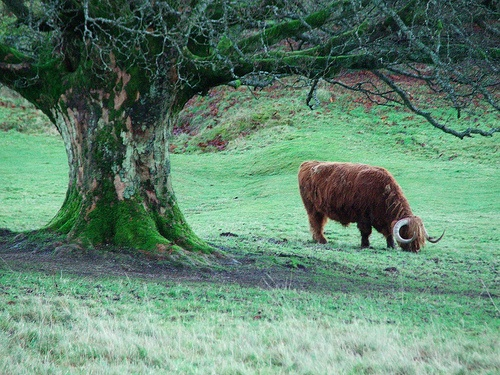
%> input picture annotator/code/grabcut-calvin/000013.jpg, 500 x 375 px
$ octave grabcut_demo.m   (GNU Octave 9; MATLAB toolbox functions it lacks are replaced by stand-ins)
%> lines starting %> are read from the running program, lines starting %| are printed output that depends on the picture; in (x1, y1, x2, y2) boxes, pixels count from 0 and x2, y2 are one past the last pixel; in counts of white or black regions, pixels touching at a corner belong together; the program's own positions count from 1
%> further down, image is the input picture: size 375x500x3 uint8; mean R, G, B 97.4, 133.3, 111.4
### annotator/code/grabcut-calvin/segment/maskFromWindows.m
function mask = maskFromWindows(h,w,win)
%> called with h = 375, w = 500, win = [293 156 451 260]
if size(win,1)==0,
    mask = true(h,w);
else
    mask = false(h,w);
    win = round(win);
    for b=1:size(win,1),
        mask(win(b,2):win(b,4),win(b,1):win(b,3)) = true;
    end
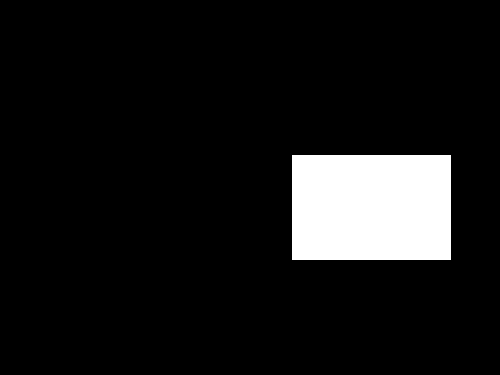
%> mask: size 375x500 logical; 8.9% white; 1 white region, box (x1, y1, x2, y2) and area: (292, 155, 451, 260) 16695
end

### annotator/code/grabcut-calvin/segment/getImage.m
function [img,h,w] = getImage(img)

img = im2double(img);
assert(ndims(img)==3);

h = size(img,1);
%> h = 375
w = size(img,2);
%> w = 500
assert(size(img,3)==3);

### annotator/code/grabcut-calvin/segment_from_hardmask.m
function seg = segment_from_hardmask(image,initMask,constrainToInit,maxIterations)
% Segments the image using a mask to initialize and contrain the segmentation.
%
% arguments:
%   image = rgb uint8 image
%   mask = binary image (same size as image)
%   constrainToInit = true/false
%   maxIterations = maximum number of iterations for GrabCut
%
% returns:
%   seg = segmentation as logical image

% settings
doMorph = false; % apply morphological operations at the end (as in original GrabCut)
doVisualize = false; % show plots with intermediate results

% output
segs = cell(1,maxIterations+1);
flows = zeros(1,maxIterations+1);
energies = zeros(1,maxIterations+1);
converged = false;

% initialization
[img,h,w] = getImage(image);
%> h = 375; w = 500
[P,Pk] = getPairwise(img);
initseg = initMask; % use grabcut and initialize with full box.
[fgm,bgm] = initializeModel(img,initseg);
U_mask = ones(h*w,2);
if constrainToInit,
    U_mask(~initMask,1) = exp(-Pk);
end
U_mask = reshape(U_mask,h,w,2);

for i = 1:maxIterations

%	pg_message('iteration %d/%d',i,maxIterations);

	[fgk,bgk] = assignComponents(img,fgm,bgm);
	U_app = getUnary_app(img,fgm,bgm,fgk,bgk);
    U = getLogUnary(U_app,U_mask);
	[segs{i},flows(i),energies(i)] = getSegmentation(P,U,w,h);

%	pg_message('flow = %g, energy = %g',flows(i),energies(i));

	% TODO assert energy/flow decrease

	if doVisualize
		visualize(img,mask,initseg,segs{i},i,energies(1:i));
	end;

	if i>1 && all(segs{i-1}(:)==segs{i}(:))
%		pg_message('converged after %d/%d iterations',i,maxIterations);
		converged = true;
		break;
	end;

	[fgm,bgm] = learnModel(img,segs{i},fgm,bgm,fgk,bgk);

end;

if ~converged
%	pg_message('did not converge after %d iterations',maxIterations);
% 	fprintf('did not converge after %d iterations\n',maxIterations);
end;

segs = segs(1:i);
flows = flows(1:i);
energies = energies(1:i);

seg = segs{end};
energy = energies(end);

if doMorph
	seg = applyMorph(seg);
	if doVisualize
		visualize(img,mask,threshold,boxes,seg,energies);
	end;
end;


% [37 lines left out: functions visualize, applyMorph, not called in this run]

function plot_image(im,varargin)
imshow(im,[]);

### annotator/code/grabcut-calvin/segment/getPairwise.m
function [A,K] = getPairwise(img)

% pg_message('getPairwise');

[h,w,~] = size(img);
n = h*w;
%> n = 187500

imgr = img(:,:,1); imgr = imgr(:);
%> after `imgr = img(:,:,1)`:
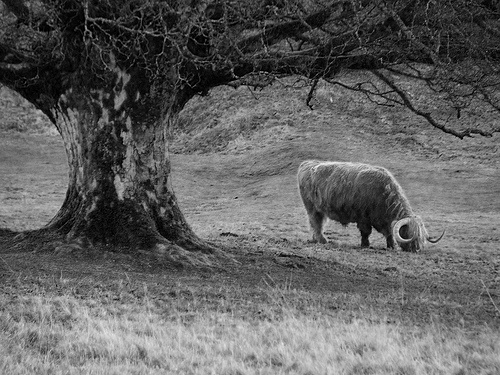
%> imgr: size 375x500 double; min 0, max 0.965, mean 0.382
imgg = img(:,:,2); imgg = imgg(:);
%> after `imgg = img(:,:,2)`:
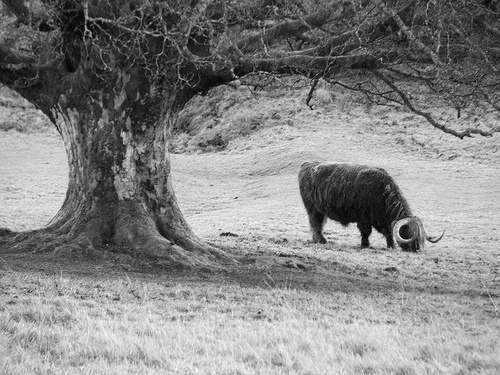
%> imgg: size 375x500 double; min 0, max 1, mean 0.523
imgb = img(:,:,3); imgb = imgb(:);
%> after `imgb = img(:,:,3)`:
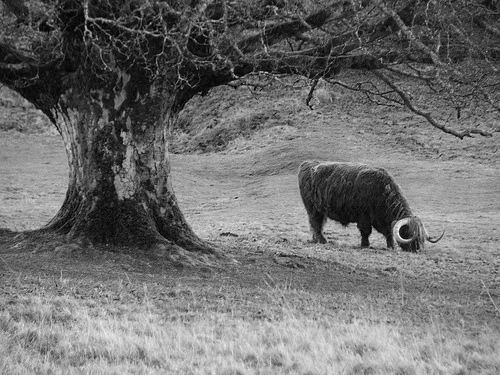
%> imgb: size 375x500 double; min 0, max 1, mean 0.437

% locations
[x,y] = meshgrid(1:w,1:h);
x = x(:); y = y(:);

% neighbors down -> y+1 -> idx+1
n1_i1 = 1:n; n1_i1 = n1_i1(y<h);
n1_i2 = n1_i1+1;

% neighbors right-down -> x+1,y+1 -> idx+1+h
n2_i1 = 1:n; n2_i1 = n2_i1(y<h & x<w);
n2_i2 = n2_i1+1+h;

% neighbors right -> x+1 -> idx+h
n3_i1 = 1:n; n3_i1 = n3_i1(x<w);
n3_i2 = n3_i1+h;

% neighbors right-up -> x+1,y-1 -> idx+h-1
n4_i1 = 1:n; n4_i1 = n4_i1(x<w & h>1);
n4_i2 = n4_i1+h-1;

from = [n1_i1 n2_i1 n3_i1 n4_i1];
to = [n1_i2 n2_i2 n3_i2 n4_i2];

gamma = 50; % TODO could be trained
invdis = 1./sqrt((x(from)-x(to)).^2+(y(from)-y(to)).^2);
dz2 = (imgr(from)-imgr(to)).^2 + (imgg(from)-imgg(to)).^2 + (imgb(from)-imgb(to)).^2;
beta = (2*mean(dz2.*invdis))^-1; % TODO changed, .*invdis is not in paper, but in gco
%> beta = 24.49
expb = exp(-beta*dz2);
c = gamma * invdis .* expb;

A = sparse([from to],[to from],[c c]); % TODO do i need to explicitely make it symmetric?

K = 1+max(sum(A,2)); % TODO changed, gco seems to have only half of this, not correct
%> K = 340.8

### annotator/code/grabcut-calvin/segment_from_windows.m
function seg = segment_from_windows(image,initWindows,constrainToInit,maxIterations)
% Segments the image using windows to initialize and contrain the segmentation.
%
% arguments:
%   image = rgb uint8 image
%   init_windows = windows (N-by-4 matrix, N>0, each line is [xmin ymin xmax ymax])
%   constrain_to_windows = true/false
%   maxIterations = maximum number of iterations for GrabCut
%
% returns:
%   seg = segmentation as logical image

% require at least one window
assert(size(initWindows,1)>0);

initMask = maskFromWindows(size(image,1),size(image,2),initWindows);
seg = segment_from_hardmask(image,initMask,constrainToInit,maxIterations);

### annotator/code/grabcut-calvin/segment/initializeModel.m
function [fg,bg] = initializeModel(img,mask)

% pg_message('initializeModel');

assert(any(mask(:)));
assert(any(~mask(:)));

img = reshape(img,[],3);

K = 5;

%> the run ends on the next line
fg = pdf_gm.fit_using_vectorquantisation(img(mask,:),K);
bg = pdf_gm.fit_using_vectorquantisation(img(~mask,:),K);

### annotator/code/grabcut-calvin/grabcut_demo.m
close all;
clear;

run ../matlabtools-calvin/setup.m % adapt this line to your installation of matlabtools

image = imread('000013.jpg');
constrain = true;
maxiter = 3;


% Grabcut from a single window (very good one actually)

window = [293.0000  156.0000 451.0000  260.000];

fprintf('Starting GrabCut\n');
tt=tic;
seg = segment_from_windows(image,window,constrain,maxiter);
